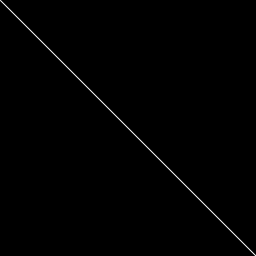
Frame 1 (no input)
Frame 60 (the mouse pressed at the canvas centre just before this capture): identical to frame 1, image omitted
Frame 120 (the mouse held since frame 60 and released just before this capture): identical to frame 1, image omitted

The Processing sketch that drew this single still picture (run headless with seeded random() and noise(); from frame 60 on, the mouse is pressed at the canvas centre):

// Processing sketch: jsTests
// ── jsTests.pde

void setup(){
  size(256,256);
}

void draw(){
 background(0); 
 
 stroke(255);
 line(0,0,width,height);
  
}
